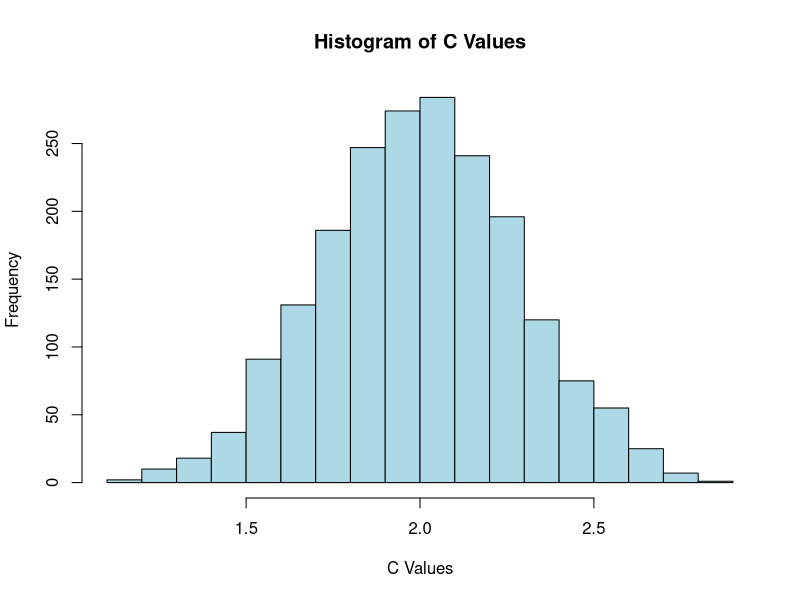

Recreate this plot in R. (Note: this script raises an error after producing the figure.)
## ---- chunk 1
library(gtools)
library(MASS)

df1 <- read.csv("Body_masses.csv")

df1$Body.mass <- log(df1$Body.mass)

results_df <- data.frame()

num_permutations <- 2000

for (i in 1:num_permutations) {
  
  perms <- sample(df1$Body.mass, length(df1$Body.mass), replace = FALSE)
  
  results_df <- rbind(results_df, data.frame(Permutation = i, Body.mass = perms))
}


calculate_sum_squared_differences <- function(vector) {
  squared_differences <- (vector[-1] - vector[-length(vector)])^2
  sum_squared_differences <- sum(squared_differences)
  mean_value <- mean(vector)
  differences <- vector - mean_value
  sum_of_differences <- sum((differences)^{2})
  c_value <- sum_squared_differences / sum_of_differences
  return(c_value)
}

c_value_df <- data.frame(Result = numeric(0))

for (i in 1:num_permutations) {
  perm_values <- results_df$Body.mass[results_df$Permutation == i]
  result <- calculate_sum_squared_differences(perm_values)
  c_value_df <- rbind(c_value_df, data.frame(Result = result))
}


# fitting a normal distribution to my results
fit <- fitdistr(c_value_df$Result, densfun = "normal")
mean_estimate <- fit$estimate["mean"]
sd_estimate <- fit$estimate["sd"]

# I thought it was normal now 
hist(c_value_df$Result, main = "Histogram of C Values", xlab = "C Values",
     ylab = "Frequency", col = "lightblue", border = "black")



## ---- chunk 2
library(ape)
library(igraph)
library(purrr)

# Begin by getting the edge matrix
original_tree <- read.tree(text = "((A, B),  (C,D));")
edges <- original_tree$edge


# function that gives us the adjacency matrix from our original edge 
create_adjacency_matrix <- function(edges) {
  # Find the number of nodes, to get the size of our matrix
  nodes <- unique(as.vector(edges))
  num_nodes <- length(nodes)

  # Create an empty adjacency matrix
  adj_matrix <- matrix(0, nrow = num_nodes, ncol = num_nodes)

  # Recursively populate 
  for (i in 1:nrow(edges)) {
    #we look at the edge matrix and the right column are the from_nodes
    from_node <- edges[i, 1]
    #left columns
    to_node <- edges[i, 2]

    if (from_node %in% nodes) {
  #storing the first to_node as the right child, defined as 1
      adj_matrix[from_node, to_node] <- 1 
  #we remove from_node from the list
      nodes <- nodes[nodes != from_node]
    } else {
  #if it appears again then we assign the remaining child to the left, defined as 2
      adj_matrix[from_node, to_node] <- 2  
    }
  }

  return(adj_matrix)
}

case_matrix <-create_adjacency_matrix(edges)
print(case_matrix)

#finds children of a specific node in the adj matrix
find_children <- function(adj_matrix, node) {
  children_right <- which(adj_matrix[node,] == 1)  # Right child
  children_left <- which(adj_matrix[node,] == 2)  # Left child

  #no children
  if (identical(children_right, integer(0))) {
    result <- list(right = -1, left = -1)
  } else {
    result <- list(right = children_right, left = children_left)
  }
  

  return(result)
}



## ---- chunk 3
adj_matrix <- matrix(c(0, 0, 0, 0, 0, 0, 0, 0, 0, 0, 0, 0, 0, 0, 0, 0, 0, 0, 0, 0, 0,
                       0, 0, 0, 0, 0, 0, 0, 0, 0, 0, 0, 0, 1, 2, 1, 2, 0, 0, 0, 0, 0,
                       0, 0, 1, 2, 0, 0, 0), nrow = 7, byrow = TRUE)


# Identify non-zero rows
non_zero_rows <- which(rowSums(adj_matrix != 0) > 0)

# Assuming comb_1, comb_2, and comb_3 are your matrices
comb_1 <- combn(non_zero_rows,1)
comb_2 <- combn(non_zero_rows,2)
comb_3 <- combn(non_zero_rows,3)

print(comb_1)
print(comb_2) 
print(comb_3 )

convert_matrices_to_column_vectors <- function(matrix_list) {
  lapply(matrix_list, function(matrix) {
    # Apply the function to each matrix to extract its column vectors
    lapply(1:ncol(matrix), function(col) {
      matrix[, col]
    })
  })
}
# Create a list of matrices
matrix_list <- list(comb_1, comb_2, comb_3)

# Apply the function
column_vectors_list <- convert_matrices_to_column_vectors(matrix_list)

permute_rows <- function(vector, adj_matrix) {
  for (n in vector) {
    if (n < 1 || n > nrow(adj_matrix)) {
      stop("Invalid row index: ", n)
    }
    
    left_child <- which(adj_matrix[n, ] == 1)
    right_child <- which(adj_matrix[n, ] == 2)

    if (any(left_child < 1 | left_child > ncol(adj_matrix)) || 
        any(right_child < 1 | right_child > ncol(adj_matrix))) {
      invalid_indices <- c(left_child[left_child < 1 | left_child > ncol(adj_matrix)],
                            right_child[right_child < 1 | right_child > ncol(adj_matrix)])
      stop("Invalid column indices: ", paste(invalid_indices, collapse = ", "))
    }

    adj_matrix[n, left_child] <- 2
    adj_matrix[n, right_child] <- 1
  }

  return(adj_matrix)
}

permuted_matrices_list <- list()

for (i in seq_along(column_vectors_list)) {
  sublist <- column_vectors_list[[i]]

  # Filter out invalid indices in each vector of the sublist
  valid_indices <- lapply(sublist, function(vec) vec[vec >= 1 & vec <= nrow(adj_matrix)])
  invalid_indices <- lapply(sublist, function(vec) vec[!(vec >= 1 & vec <= nrow(adj_matrix))])

  # Print invalid indices for each vector
  for (j in seq_along(invalid_indices)) {
    if (length(invalid_indices[[j]]) > 0) {
      cat("Invalid row indices in vector", j, ":", paste(invalid_indices[[j]], collapse = ", "), "\n")
    }
  }

  # Call permute_rows with valid indices for each vector
  permuted_matrix <- permute_rows(unlist(valid_indices), adj_matrix)

  # Save the permuted matrix
  permuted_matrices_list[[i]] <- permuted_matrix

  # Print the permuted matrix
  print(permuted_matrix)
}


## ---- chunk 4

adj_matrix <- matrix(c(0, 0, 0, 0, 0, 0, 0, 0, 0, 0, 0, 0, 0, 0, 0, 0, 0, 0, 0, 0, 0,
                       0, 0, 0, 0, 0, 0, 0, 0, 0, 0, 0, 0, 1, 2, 1, 2, 0, 0, 0, 0, 0,
                       0, 0, 1, 2, 0, 0, 0), nrow = 7, byrow = TRUE)


# Identify non-zero rows
non_zero_rows <- which(rowSums(adj_matrix != 0) > 0)

# Assuming comb_1, comb_2, and comb_3 are your matrices
comb_1 <- combn(non_zero_rows,1)
comb_2 <- combn(non_zero_rows,2)
comb_3 <- combn(non_zero_rows,3)

print(comb_1)
print(comb_2) 
print(comb_3 )

convert_matrices_to_column_vectors <- function(matrix_list) {
  lapply(matrix_list, function(matrix) {
    # Apply the function to each matrix to extract its column vectors
    lapply(1:ncol(matrix), function(col) {
      matrix[, col]
    })
  })
}
# Create a list of matrices
matrix_list <- list(comb_1, comb_2, comb_3)

# Apply the function
column_vectors_list <- convert_matrices_to_column_vectors(matrix_list)

permute_rows <- function(vector, adj_matrix) {
  for (n in vector) {
    left_child <- which(adj_matrix[n, ] == 1)
    right_child <- which(adj_matrix[n, ] == 2)

    adj_matrix[n, left_child] <- 2
    adj_matrix[n, right_child] <- 1
  }

  return(adj_matrix)
}

permuted_matrices_list <- list()

for (i in seq_along(column_vectors_list)) {
  sublist <- column_vectors_list[[i]]
  print(sublist)
  permuted_matrix <- permute_rows(sublist, adj_matrix)
  
  # Save the permuted matrix
  permuted_matrices_list[[i]] <- permuted_matrix
  
  # Print the permuted matrix
  print(permuted_matrix)
}

## ---- chunk 5

get_edge_matrix <- function(adj_matrix) {
  num_nodes <- nrow(adj_matrix)
  edge_matrix <- matrix(NA, ncol = 2, nrow = 0)

  # We define what a child would look like in the adj matrix
  find_children <- function(parent, root) {
    children <- which(adj_matrix[parent, ] != 0)
    right_children <- children[adj_matrix[parent, children] == 1]
    left_children <- children[adj_matrix[parent, children] == 2]

    # We add the right children
    for (child in right_children) {
      edge <- c(parent, child)
      edge_matrix <<- rbind(edge_matrix, edge)

      # Recursion
      find_children(child, root)
    }

    # Then, add left children
    for (child in left_children) {
      edge <- c(parent, child)
      edge_matrix <- rbind(edge_matrix, edge)

      # Recursion
      find_children(child, root)
    }
  }

   #Iterate through nodes to find roots and start find
  for (node in 1:num_nodes) {
    if (sum(adj_matrix[, node] != 0) == 0) {
      # Node is a root
      find_children(node, node)
    }
  }

  return(edge_matrix)
}

## ---- chunk 6
library(ape)
library(phangorn)
library(gtools)

tree_string <- "((((((Odocoileus_hemionus,Odocoileus_virginianus),Rangifer_tarandus),Alces_alces),((Dama_dama,Cervus_canadensis))),Antilocapra_americana));"

tree <- read.tree(text = tree_string)
edge_tree<-tree$edge
print(edge_tree)

# I'm building the joint data outside of the csv file
#tip_labels <- tree$tip.label
#data_order <- c(Odocoileus_hemionus = 74, Odocoileus_virginianus = 57, Rangifer_tarandus = 100, Alces_alces = 384, #Dama_dama = 55, Cervus_canadensis = 300, Antilocapra_americana = 50)

#link_tree_values <- function(tree, tip_labels, data_order) {
  # Create a named vector with tip labels and corresponding values
 # values_vec <- data_order[tip_labels]

  # Annotate the tree with values for tips
  #tree$node.label <- ifelse(gsub(" ", "_", tree$tip.label) %in% names(values_vec), values_vec[gsub(" ", "_", tree$tip.label)], NA)

  #return(tree)

#}

#tree_with_values <- link_tree_values(tree, tip_labels, data_order)




# function that gives us the adjacency matrix from our original edge 
create_adjacency_matrix <- function(edges) {
  # Find the number of nodes, to get the size of our matrix
  nodes <- unique(as.vector(edges))
  num_nodes <- length(nodes)

  # Create an empty adjacency matrix
  adj_matrix <- matrix(0, nrow = num_nodes, ncol = num_nodes)

  # Recursively populate 
  for (i in 1:nrow(edges)) {
    #we look at the edge matrix and the right column are the from_nodes
    from_node <- edges[i, 1]
    #left columns
    to_node <- edges[i, 2]

    if (from_node %in% nodes) {
  #storing the first to_node as the right child, defined as 1
      adj_matrix[from_node, to_node] <- 1 
  #we remove from_node from the list
      nodes <- nodes[nodes != from_node]
    } else {
  #if it appears again then we assign the remaining child to the left, defined as 2
      adj_matrix[from_node, to_node] <- 2  
    }
  }

  return(adj_matrix)
}

case_matrix <-create_adjacency_matrix(edge_tree)
print(case_matrix)





# adapted function from above 
calculate_c_value <- function(data_vector) {
  squared_differences <- (data_vector[-1] - data_vector[-length(data_vector)])^2
  sum_squared_differences <- sum(squared_differences)
  mean_value <- mean(data_vector)
  differences <- data_vector - mean_value
  sum_of_differences <- sum(differences^2)
  c_value <- sum_squared_differences / sum_of_differences
  return(c_value)
}


# getting all the c values 
#c_values <- sapply(data_vectors_list, calculate_c_value)

#average_c_value <- mean(c_values)
